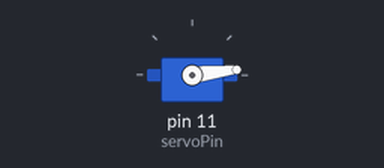
The sketch below on a simulated Arduino Uno, built with avr-gcc and run on an emulated ATmega328P. On the bench: servo.

Above: at 0.05 s.
At 0.45 s:
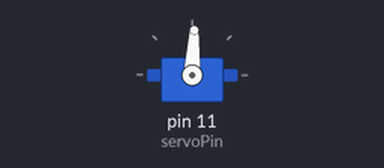
At 0.85 s:
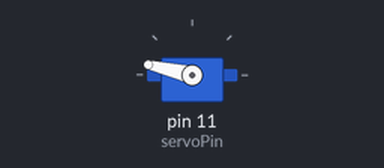
At 1.8 s:
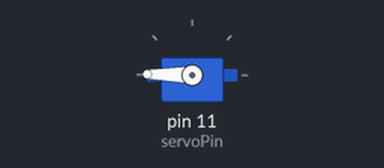
Timing chart, 0 to 4.2 s (numbered marks = the images above):
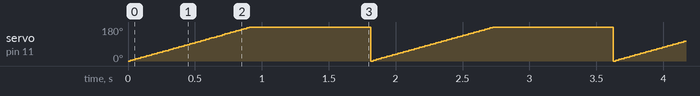

The sketch:

LAB9_1.ino
```cpp
#include <Servo.h>

Servo myServo; int servoPin = 11;
void setup() {
  myServo.attach(servoPin);
}
// 서보 모터 연결
void loop() {
  int angle; // 축 제어 값
  for (angle = 0; angle < 180; angle++) { // 0도에서 180도로
    myServo.write(angle);
    delay(5);
  }
  for (angle = 180; angle > 0; angle--) { // 180도에서 0도로 myServo.write(angle);
    delay(5);
  }
}
```

Measured:
- by itself, servo on pin 11 (servoPin): ramps from 0° to 179° and jumps back, once every 1.8 s
